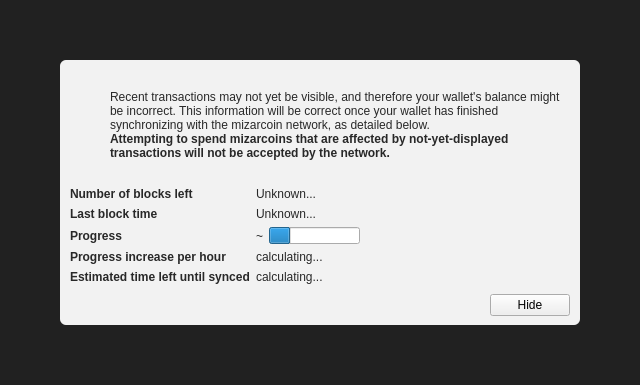
<?xml version="1.0" encoding="UTF-8"?>
<ui version="4.0">
 <class>ModalOverlay</class>
 <widget class="ModalOverlay" name="ModalOverlay">
  <property name="geometry">
   <rect>
    <x>0</x>
    <y>0</y>
    <width>640</width>
    <height>385</height>
   </rect>
  </property>
  <property name="windowTitle">
   <string>Form</string>
  </property>
  <layout class="QVBoxLayout" name="verticalLayout" stretch="0">
   <property name="sizeConstraint">
    <enum>QLayout::SetDefaultConstraint</enum>
   </property>
   <property name="leftMargin">
    <number>0</number>
   </property>
   <property name="topMargin">
    <number>0</number>
   </property>
   <property name="rightMargin">
    <number>0</number>
   </property>
   <property name="bottomMargin">
    <number>0</number>
   </property>
   <item>
    <widget class="QWidget" name="bgWidget" native="true">
     <property name="styleSheet">
      <string notr="true">#bgWidget { background: rgba(0,0,0,220); }</string>
     </property>
     <layout class="QVBoxLayout" name="verticalLayoutMain" stretch="1">
      <property name="leftMargin">
       <number>60</number>
      </property>
      <property name="topMargin">
       <number>60</number>
      </property>
      <property name="rightMargin">
       <number>60</number>
      </property>
      <property name="bottomMargin">
       <number>60</number>
      </property>
      <item>
       <widget class="QWidget" name="contentWidget" native="true">
        <property name="styleSheet">
         <string notr="true">#contentWidget { background: rgba(255,255,255,240); border-radius: 6px; }

QLabel { color: rgb(40,40,40);  }</string>
        </property>
        <layout class="QVBoxLayout" name="verticalLayoutSub" stretch="1,0,0,0">
         <property name="spacing">
          <number>0</number>
         </property>
         <property name="leftMargin">
          <number>10</number>
         </property>
         <property name="topMargin">
          <number>10</number>
         </property>
         <property name="rightMargin">
          <number>10</number>
         </property>
         <property name="bottomMargin">
          <number>10</number>
         </property>
         <item>
          <layout class="QHBoxLayout" name="horizontalLayoutIconText" stretch="0,1">
           <property name="topMargin">
            <number>20</number>
           </property>
           <item>
            <layout class="QVBoxLayout" name="verticalLayoutIcon">
             <property name="leftMargin">
              <number>0</number>
             </property>
             <item>
              <widget class="QPushButton" name="warningIcon">
               <property name="enabled">
                <bool>false</bool>
               </property>
               <property name="text">
                <string/>
               </property>
               <property name="icon">
                <iconset>
                 <normaloff>:/icons/warning</normaloff>
                 <disabledoff>:/icons/warning</disabledoff>:/icons/warning</iconset>
               </property>
               <property name="iconSize">
                <size>
                 <width>48</width>
                 <height>48</height>
                </size>
               </property>
               <property name="flat">
                <bool>true</bool>
               </property>
              </widget>
             </item>
             <item>
              <spacer name="verticalSpacerWarningIcon">
               <property name="orientation">
                <enum>Qt::Vertical</enum>
               </property>
               <property name="sizeHint" stdset="0">
                <size>
                 <width>20</width>
                 <height>40</height>
                </size>
               </property>
              </spacer>
             </item>
            </layout>
           </item>
           <item>
            <layout class="QVBoxLayout" name="verticalLayoutInfoText">
             <property name="leftMargin">
              <number>0</number>
             </property>
             <property name="topMargin">
              <number>0</number>
             </property>
             <item>
              <widget class="QLabel" name="infoText">
               <property name="text">
                <string>Recent transactions may not yet be visible, and therefore your wallet's balance might be incorrect. This information will be correct once your wallet has finished synchronizing with the mizarcoin network, as detailed below.</string>
               </property>
               <property name="textFormat">
                <enum>Qt::RichText</enum>
               </property>
               <property name="wordWrap">
                <bool>true</bool>
               </property>
              </widget>
             </item>
             <item>
              <widget class="QLabel" name="infoTextStrong">
               <property name="font">
                <font>
                 <weight>75</weight>
                 <bold>true</bold>
                </font>
               </property>
               <property name="text">
                <string>Attempting to spend mizarcoins that are affected by not-yet-displayed transactions will not be accepted by the network.</string>
               </property>
               <property name="textFormat">
                <enum>Qt::RichText</enum>
               </property>
               <property name="wordWrap">
                <bool>true</bool>
               </property>
              </widget>
             </item>
             <item>
              <spacer name="verticalSpacerInTextSpace">
               <property name="orientation">
                <enum>Qt::Vertical</enum>
               </property>
               <property name="sizeHint" stdset="0">
                <size>
                 <width>20</width>
                 <height>40</height>
                </size>
               </property>
              </spacer>
             </item>
            </layout>
           </item>
          </layout>
         </item>
         <item>
          <spacer name="verticalSpacerAfterText">
           <property name="orientation">
            <enum>Qt::Vertical</enum>
           </property>
           <property name="sizeHint" stdset="0">
            <size>
             <width>20</width>
             <height>40</height>
            </size>
           </property>
          </spacer>
         </item>
         <item>
          <layout class="QFormLayout" name="formLayout">
           <property name="fieldGrowthPolicy">
            <enum>QFormLayout::FieldsStayAtSizeHint</enum>
           </property>
           <property name="horizontalSpacing">
            <number>6</number>
           </property>
           <property name="verticalSpacing">
            <number>6</number>
           </property>
           <property name="topMargin">
            <number>10</number>
           </property>
           <item row="0" column="0">
            <widget class="QLabel" name="labelNumberOfBlocksLeft">
             <property name="font">
              <font>
               <weight>75</weight>
               <bold>true</bold>
              </font>
             </property>
             <property name="text">
              <string>Number of blocks left</string>
             </property>
            </widget>
           </item>
           <item row="0" column="1">
            <widget class="QLabel" name="numberOfBlocksLeft">
             <property name="text">
              <string>Unknown...</string>
             </property>
            </widget>
           </item>
           <item row="1" column="0">
            <widget class="QLabel" name="labelLastBlockTime">
             <property name="font">
              <font>
               <weight>75</weight>
               <bold>true</bold>
              </font>
             </property>
             <property name="text">
              <string>Last block time</string>
             </property>
            </widget>
           </item>
           <item row="1" column="1">
            <widget class="QLabel" name="newestBlockDate">
             <property name="sizePolicy">
              <sizepolicy hsizetype="Maximum" vsizetype="Preferred">
               <horstretch>0</horstretch>
               <verstretch>0</verstretch>
              </sizepolicy>
             </property>
             <property name="text">
              <string>Unknown...</string>
             </property>
            </widget>
           </item>
           <item row="2" column="0">
            <widget class="QLabel" name="labelSyncDone">
             <property name="font">
              <font>
               <weight>75</weight>
               <bold>true</bold>
              </font>
             </property>
             <property name="text">
              <string>Progress</string>
             </property>
            </widget>
           </item>
           <item row="2" column="1">
            <layout class="QHBoxLayout" name="horizontalLayoutSync" stretch="0,1">
             <item>
              <widget class="QLabel" name="percentageProgress">
               <property name="text">
                <string notr="true">~</string>
               </property>
              </widget>
             </item>
             <item>
              <widget class="QProgressBar" name="progressBar">
               <property name="value">
                <number>24</number>
               </property>
               <property name="format">
                <string/>
               </property>
              </widget>
             </item>
            </layout>
           </item>
           <item row="4" column="0">
            <widget class="QLabel" name="labelProgressIncrease">
             <property name="font">
              <font>
               <weight>75</weight>
               <bold>true</bold>
              </font>
             </property>
             <property name="text">
              <string>Progress increase per hour</string>
             </property>
            </widget>
           </item>
           <item row="4" column="1">
            <widget class="QLabel" name="progressIncreasePerH">
             <property name="text">
              <string>calculating...</string>
             </property>
            </widget>
           </item>
           <item row="5" column="0">
            <widget class="QLabel" name="labelEstimatedTimeLeft">
             <property name="font">
              <font>
               <weight>75</weight>
               <bold>true</bold>
              </font>
             </property>
             <property name="text">
              <string>Estimated time left until synced</string>
             </property>
            </widget>
           </item>
           <item row="5" column="1">
            <widget class="QLabel" name="expectedTimeLeft">
             <property name="text">
              <string>calculating...</string>
             </property>
            </widget>
           </item>
          </layout>
         </item>
         <item>
          <layout class="QHBoxLayout" name="horizontalLayoutButtons">
           <property name="leftMargin">
            <number>10</number>
           </property>
           <property name="topMargin">
            <number>10</number>
           </property>
           <item>
            <spacer name="horizontalSpacer">
             <property name="orientation">
              <enum>Qt::Horizontal</enum>
             </property>
             <property name="sizeHint" stdset="0">
              <size>
               <width>40</width>
               <height>20</height>
              </size>
             </property>
            </spacer>
           </item>
           <item>
            <widget class="QPushButton" name="closeButton">
             <property name="text">
              <string>Hide</string>
             </property>
            </widget>
           </item>
          </layout>
         </item>
        </layout>
       </widget>
      </item>
     </layout>
    </widget>
   </item>
  </layout>
 </widget>
 <customwidgets>
  <customwidget>
   <class>ModalOverlay</class>
   <extends>QWidget</extends>
   <header>modaloverlay.h</header>
   <container>1</container>
  </customwidget>
 </customwidgets>
 <resources/>
 <connections/>
</ui>
